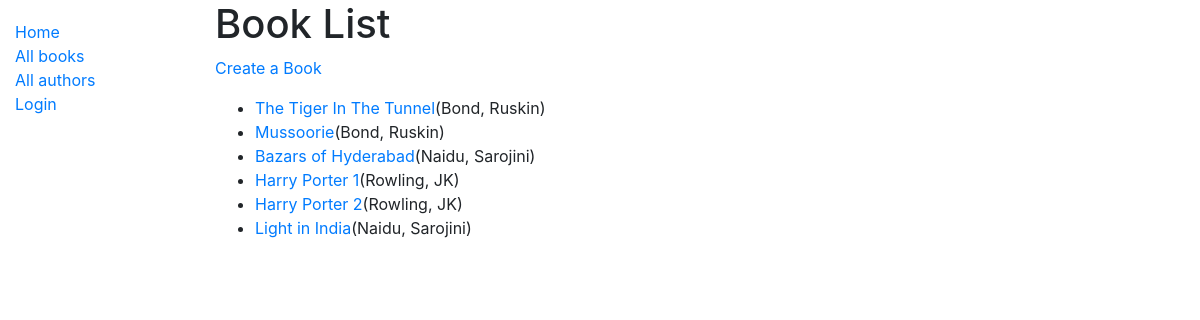
The app's page /catalog/book/ with its own data.
### catalog/models.py (models this page shows, shortened)
class Book(models.Model):
    title = models.CharField(max_length=200)
    author = models.ForeignKey('Author', on_delete=models.SET_NULL, null=True)
    summary =  models.TextField(max_length=1000, help_text='Write a brief description of book')
    isbn = models.CharField('ISBN', max_length=13, help_text='13 Character <a href="https://www.isbn-international.org/content/what-isbn">ISBN number</a>')
    genre = models.ManyToManyField(Genre, help_text='Select a genre')
    language = models.ForeignKey('Language', on_delete=models.SET_NULL, null=True)
    def get_absolute_url(self):
        return reverse('book-detail', args=[str(self.id)])
    def display_genre(self):
        return ', '.join(genre.name for genre in self.genre.all()[:3])
    display_genre.short_description = 'Genre'

class Author(models.Model):
    first_name = models.CharField(max_length=100)
    last_name = models.CharField(max_length=100)
    date_of_birth = models.DateField(null=True, blank=True)
    date_of_death = models.DateField('Died', null=True, blank=True)
    class Meta:
        ordering = ['last_name']
    def __str__(self):
        return f'{self.last_name}, {self.first_name}'

### catalog/views.py (the view)
# urls.py: path('book/', views.BookListView.as_view(), name='books'),
class BookListView(generic.ListView):
    model = Book
    paginate_by = 10

### catalog/templates/catalog/book_list.html (shortened to what this page needs)
{% extends 'catalog/base.html' %}
{% block content %}
<h1>Book List</h1>
<p><a href="{% url 'book_create' %}">Create a Book</a></p>
{% if book_list %}
<ul>
    {% for book in book_list %}
    <li>
        <a href="{{ book.get_absolute_url }}">{{ book.title }}</a>({{ book.author }})
    </li>
    {% endfor %}
</ul>
{% else %}
<p>There are no books in the library</p>
{% endif %}
{% endblock %}

### catalog/templates/catalog/base.html (shortened to what this page needs)
<!DOCTYPE html>
<html lang="en">
<head>
  <link rel="stylesheet" href="https://stackpath.bootstrapcdn.com/bootstrap/4.1.3/css/bootstrap.min.css">
  {% load static %}
  <link rel="stylesheet" href="{% static 'catalog/style.css' %}">
</head>
<body>
  <div class="container-fluid">
    <div class="row">
      <div class="col-sm-2">
      {% block sidebar %}
        <ul class="sidebar-nav">
          <li><a href="{% url 'index' %}">Home</a></li>
          <li><a href="{% url 'books' %}">All books</a></li>
          <li><a href="{% url 'authors' %}">All authors</a></li>
        {% if user.is_authenticated %}
        <li>User: {{ user.get_username }}</li>
        <li><a href="{% url 'my-borrowed' %}">My Borrowed</a></li>
        <li><a href="{% url 'logout' %}?next={{request.path}}">Logout</a></li>
        {% else %}
        <li><a href="{% url 'login' %}?next={{request.path}}">Login</a></li>
        {% endif %}
      </ul>
     {% endblock %}
      </div>
      <div class="col-sm-10 ">{% block content %}{% endblock %}
      </div>
    </div>
  </div>
</body>
</html>

### catalog/static/catalog/style.css (style rules this page uses)
.sidebar-nav { margin-top: 20px; padding: 0; list-style: none; }

### records on screen
Book: title "The Tiger In The Tunnel", author "Bond, Ruskin"
Book: title "Mussoorie", author "Bond, Ruskin"
Book: title "Bazars of Hyderabad", author "Naidu, Sarojini"
Book: title "Harry Porter 1", author "Rowling, JK"
Book: title "Harry Porter 2", author "Rowling, JK"
Book: title "Light in India", author "Naidu, Sarojini"
